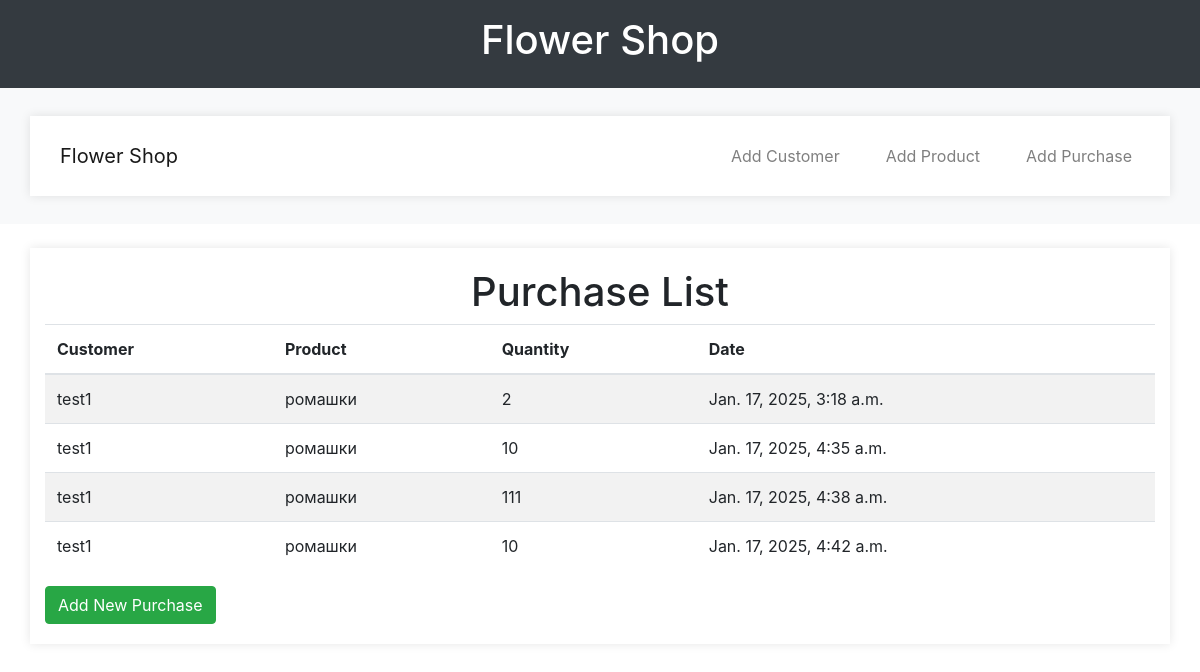
Page /purchases/ on the committed database.
### store/models.py (models this page shows, shortened)
class Purchase(models.Model):
    customer = models.ForeignKey(Customer, on_delete=models.CASCADE)
    product = models.ForeignKey(Product, on_delete=models.CASCADE)
    quantity = models.IntegerField()
    purchase_date = models.DateTimeField(auto_now_add=True)

class Customer(models.Model):
    name = models.CharField(max_length=100)
    email = models.EmailField()
    phone = models.CharField(max_length=20)
    address = models.TextField()

class Product(models.Model):
    name = models.CharField(max_length=100)
    description = models.TextField()
    price = models.DecimalField(max_digits=10, decimal_places=2)
    stock_quantity = models.IntegerField()

### store/views.py (the view)
# urls.py: path('purchases/', views.purchase_list, name='purchase_list'),
def purchase_list(request):
    purchases = Purchase.objects.all()
    return render(request, 'store/purchase_list.html', {'purchases': purchases})

### store/templates/store/purchase_list.html (shortened to what this page needs)
<!DOCTYPE html>
{% load static %}
<html lang="en">
<head>
    <link rel="stylesheet" href="{% static 'css/styles.css' %}">
    <link href="https://stackpath.bootstrapcdn.com/bootstrap/4.5.2/css/bootstrap.min.css" rel="stylesheet">
</head>
<body>
    <header class="bg-dark text-white text-center py-3">
        <h1>Flower Shop</h1>
    </header>
    <nav class="navbar navbar-expand-lg navbar-light bg-light mb-4">
        <div class="container">
            <a class="navbar-brand" href="{% url 'home' %}">Flower Shop</a>
            <div class="collapse navbar-collapse" id="navbarNav">
                <ul class="navbar-nav ml-auto">
                    <li class="nav-item">
                        <a class="nav-link" href="{% url 'add_customer' %}">Add Customer</a>
                    </li>
                    <li class="nav-item">
                        <a class="nav-link" href="{% url 'add_product' %}">Add Product</a>
                    </li>
                    <li class="nav-item">
                        <a class="nav-link" href="{% url 'add_purchase' %}">Add Purchase</a>
                    </li>
                </ul>
            </div>
        </div>
    </nav>
    <div class="container">
        <div class="row">
            <div class="col-md-12">
                <h1>Purchase List</h1>
                <table class="table table-striped">
                    <thead>
                        <tr>
                            <th>Customer</th>
                            <th>Product</th>
                            <th>Quantity</th>
                            <th>Date</th>
                        </tr>
                    </thead>
                    <tbody>
                        {% for purchase in purchases %}
                            <tr>
                                <td>{{ purchase.customer.name }}</td>
                                <td>{{ purchase.product.name }}</td>
                                <td>{{ purchase.quantity }}</td>
                                <td>{{ purchase.purchase_date }}</td>
                            </tr>
                        {% endfor %}
                    </tbody>
                </table>
                <a href="{% url 'add_purchase' %}" class="btn btn-success">Add New Purchase</a>
            </div>
        </div>
    </div>
</body>
</html>

### static/css/styles.css (style rules this page uses)
body { font-family: Arial, sans-serif; margin: 0; padding: 0; background-color: #f4f4f4; }
header { background-color: #333; color: white; padding: 10px 0; text-align: center; }
nav { display: flex; justify-content: center; background-color: #444; padding: 10px 0; }
nav a { color: white; margin: 0 15px; text-decoration: none; }
.container { max-width: 800px; margin: 20px auto; padding: 20px; background-color: white; box-shadow: 0 0 10px rgba(0, 0, 0, 0.1); }
h1 { text-align: center; }

### rows in the picture
Purchase: customer.name "test1", product.name "ромашки", quantity "2", purchase_date "Jan. 17, 2025, 3:18 a.m."
Purchase: customer.name "test1", product.name "ромашки", quantity "10", purchase_date "Jan. 17, 2025, 4:35 a.m."
Purchase: customer.name "test1", product.name "ромашки", quantity "111", purchase_date "Jan. 17, 2025, 4:38 a.m."
Purchase: customer.name "test1", product.name "ромашки", quantity "10", purchase_date "Jan. 17, 2025, 4:42 a.m."
